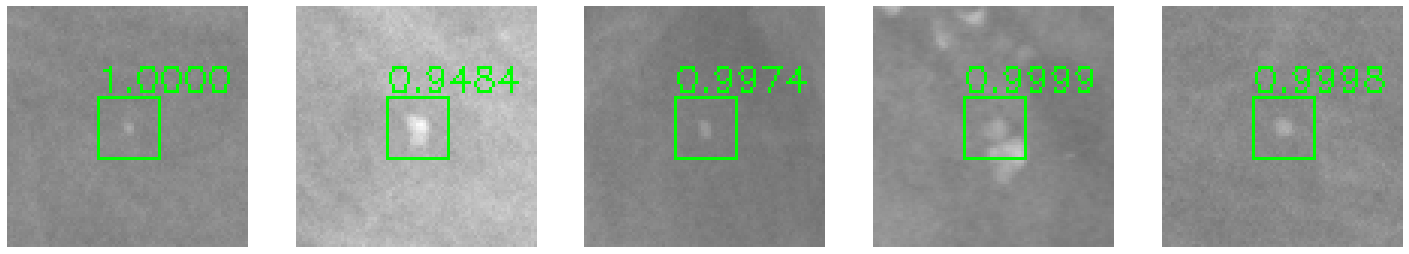
#> input picture header.png, 1409 x 254 px, given in place of 20586908_lesion_mask.png, which was not available
$ jupyter execute --allow-errors PatchesExtraction.ipynb
#> lines starting #> are read from the running program, lines starting #| are printed output that depends on the picture; pictures that were not available may be replaced by others from this repository, and a replacement may not be noted
[cell 1]
import pandas as pd
import matplotlib.pyplot as plt
import numpy as np
import SimpleITK as sitk

from pathlib import Path
from tqdm import tqdm
import cv2
import os

[cell 2]
def simple_im_show(img, figsize=(10, 10)):
    plt.figure(figsize=figsize)
    plt.imshow(img, cmap='gray')
    plt.axis('off')
    plt.show()

[cell 3]
base_path = Path(os.path.abspath(os.path.join("data", "INbreast Release 1.0")))
csvs_path = base_path
png_folder = base_path/'AllPNGs'
masks_folder = base_path/'AllMasks'
dcm_folder = base_path/'AllDICOMs'
xml_folder = base_path/'AllXML'

[cell 4]
image_filanme = "20586908_6c613a14b80a8591_MG_R_CC_ANON.dcm"
image_metadata = {'img_id': image_filanme.split('_')[0],
                  'case_id': image_filanme.split('_')[1],
                  'side': image_filanme.split('_')[3],
                  'view': image_filanme.split('_')[4]}
dcm_filename = dcm_folder/image_filanme

#> (a cell that did not finish here is left out)

#> (a cell that did not finish here is left out)

#> (a cell that did not finish here is left out)

#> (a cell that did not finish here is left out)

#> (a cell that did not finish here is left out)

[cell 10]
mask = cv2.imread(str(masks_folder/f'{image_metadata["img_id"]}_lesion_mask.png'), cv2.IMREAD_GRAYSCALE)
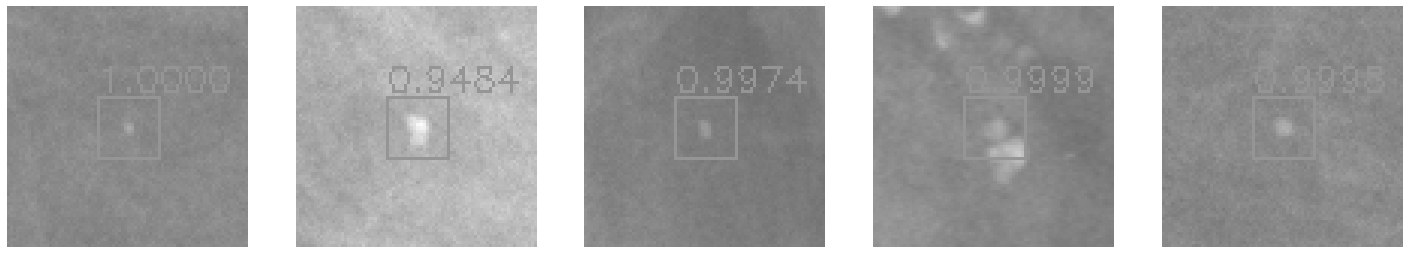
#> mask: shape (254, 1409); min 109, max 255, mean 164.6
png = cv2.imread(str(png_folder/f'{image_metadata["img_id"]}.png'), cv2.IMREAD_ANYDEPTH)
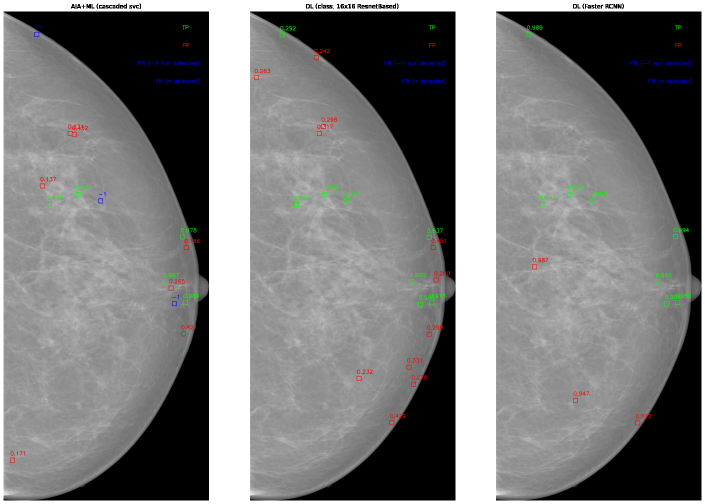
#> input picture header2.png, 1409 x 1008 px, given in place of 20586908.png, which was not available (shown at 1/2 size)
#> png: shape (1008, 1409); min 0, max 255, mean 123.1

simple_im_show(mask)
simple_im_show(png)

[cell 11]
png.shape
#> Out = (1008, 1409)

[cell 12]
from skimage.util.shape import view_as_windows
from skimage.util import montage

def slice_image(image:np.ndarray, window_size:tuple, stride:int):
    img_pathces = view_as_windows(png, window_size, stride)
    return img_pathces.reshape((img_pathces.shape[0] * img_pathces.shape[1], img_pathces.shape[2], img_pathces.shape[2]))

[cell 13]
x = 16
window_size = (x, x)
stride = x

mask_slices = slice_image(mask, window_size, stride)
png_slices = slice_image(png, window_size, stride)

[cell 14]
png_slices.shape
#> Out = (5544, 16, 16)

[cell 15]
view_as_windows(png, window_size, stride).shape
#> Out = (63, 88, 16, 16)

[cell 16]
simple_im_show(montage(png_slices, grid_shape=(255, 208)))
#> call 3 of simple_im_show, with figsize = (10, 10)
#> in simple_im_show (call 3), `plt.show()`:
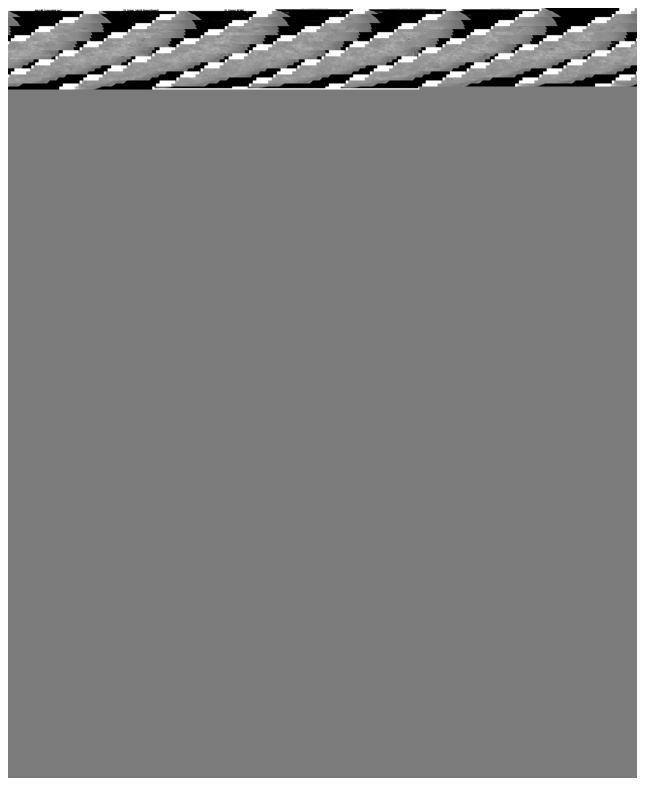
#> figure drawn by matplotlib, 1 panel

[cell 17]
png.shape
#> Out = (1008, 1409)

[cell 18]
rows_padding = stride*(png.shape[0]//stride + 1) - png.shape[0]
#> rows_padding = 16
column_padding = stride*(png.shape[1]//stride + 1) - png.shape[1]
#> column_padding = 15
rows_padding
#> Out = 16

[cell 19]
30*128

[cell 20]
32*128

[cell 21]
# pad the image on the upper side (not the body side) to obtain even tiling split
# split function
# reconstruct functio

[cell 22]
def offset(input_length, window_size, stride):
    offset = (input_length) - (stride*((input_length - window_size)//stride)+window_size)
    return offset

[cell 23]
padding_x = stride - offset(png.shape[0], stride, stride) + 1
#> padding_x = 17
padding_y = stride - offset(png.shape[0], stride, stride) + 1

[cell 24]
padding_y
